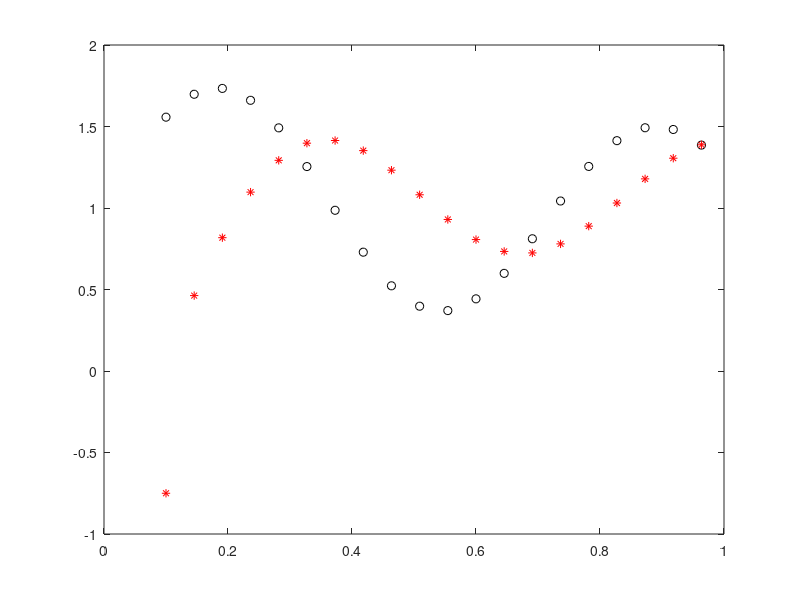

Source code (MATLAB):

x = 0.1:1/22:1;
d = (1 + 0.6*sin(2*pi*x/0.7)) + 0.3*sin(2*pi*x)/2;
% plot();

% plot(x,d, 'kx');
% pause();

w1 = [randn(1) randn(1) randn(1) randn(1) randn(1)];
w2 = [randn(1) randn(1) randn(1) randn(1) randn(1)];
b1 = [randn(1) randn(1) randn(1) randn(1) randn(1)];
b21= randn(1);


e = zeros(1,20);
y_final = zeros (1,20);
n= 0.1;
y = (length(w1));
delta = (length(w1));

for i=1:length(x)
    for j=1:length(w1)
        y(j) = 1/(1+exp(-x(i)* w1(j) - b1(j)));
        y_final(i) = y(j) * w2(j) + y_final(i);
    end
    y_final(i) = y_final(i) + b21;
    
    % Errors calcualtion
    
    e(i) = d(i) - y_final(i);
    
    % Weight update
    % Output layer
    for j=1:length(w1)
        w2(j) = w2(j) + n * e(i) * y(j);
    end
    b21 = b21 + n * e(i)* 1;
    
    % Hidden layer
    % deltas
    for j=1 : length(w1)
        delta(j) = (1/(1+exp(-x(i)*w1(j)-b1(j))))*(1-1/(1+exp(-x(i)*w1(j)-b1(j)))) * e(i) * w2(j);
    end
    % updating wieghts
    for j=1:length(w1)
        w1(j) = w1(j) + n * delta(j) * x(i);
        %updating b
        b1(j) = b1(j) * n * delta(j);
    end
    
end

% plot(x,d, 'kx');
plot (x,d, 'ko', x, y_final, 'r*');
